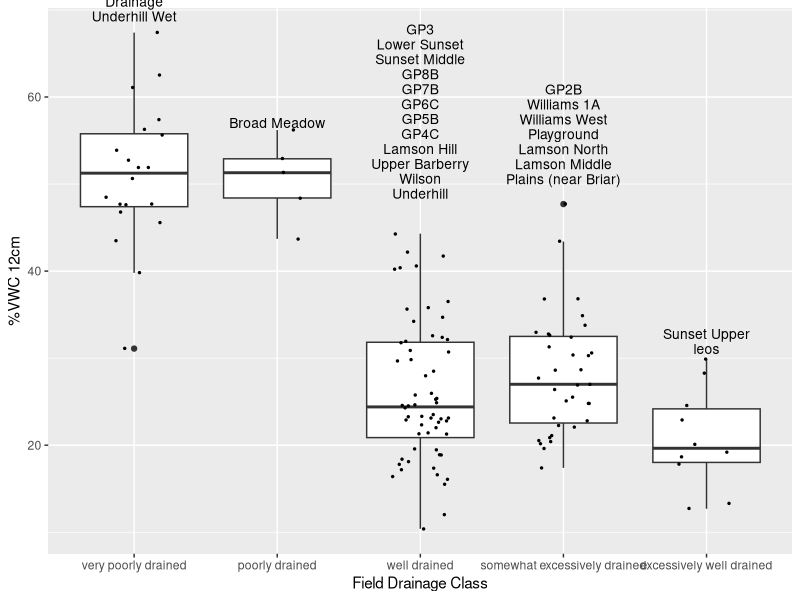
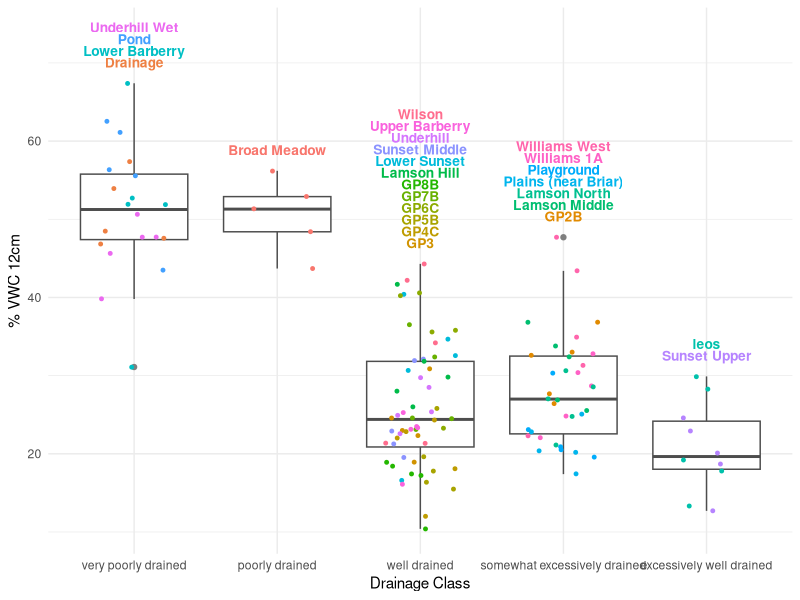
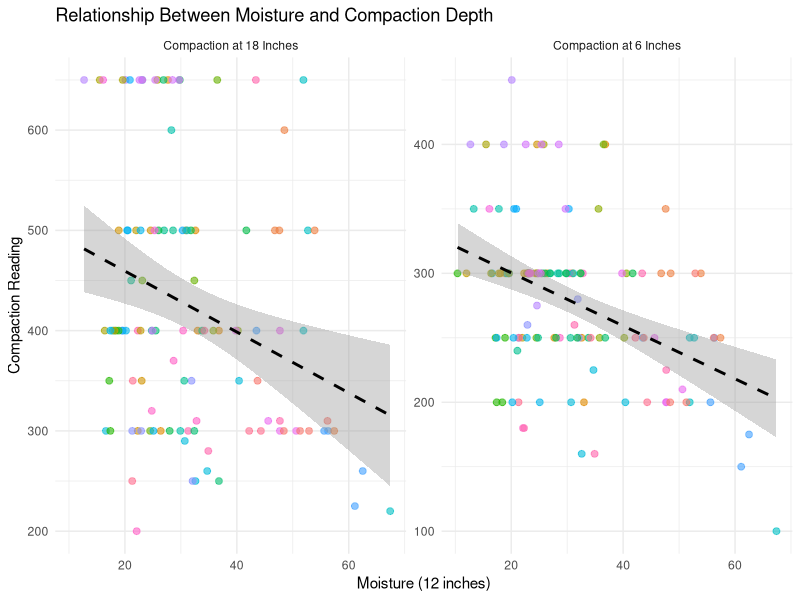

Write R code to recreate these figures, in order. (Note: this script raises an error after producing the figures.)
#compaction
library(tidyverse)
compaction<-read_csv("penetrometer_2026.csv")%>%
  mutate(drainage=factor(drainage, levels=c("very poorly drained", "poorly drained", "well drained", "somewhat excessively drained", "excessively well drained")))

# Calculate both unique field names AND the local max value per drainage class

label_data <- compaction %>%
  filter(!is.na(drainage), !is.na(field)) %>%
  group_by(drainage) %>%
  summarize(
    # Stacks names vertically by separating them with a newline break
    field_labels = str_flatten(unique(field), collapse = "\n"),
    local_max = max(moisture_12, na.rm = TRUE),
    .groups = "drop"
  )

ggplot(compaction, aes(drainage, moisture_12)) +geom_boxplot() + geom_jitter(width=.2, size=.5)+
  xlab("Field Drainage Class") + ylab("%VWC 12cm")+
  geom_text(
    data = label_data, 
    aes(y = local_max, label = field_labels),  
    vjust = -0.2,   # Positions the bottom of the text block slightly above the max point
    lineheight = 0.9, # Tightens the spacing between stacked names
    size = 3.5
  ) +
  coord_cartesian(clip = "off")

# Calculate positions for EACH unique field name separately to allow distinct coloring
label_data2 <- compaction %>%
  filter(!is.na(drainage), !is.na(field)) %>%
  group_by(drainage) %>%
  mutate(base_max = max(moisture_12, na.rm = TRUE)) %>%
  distinct(drainage, field, .keep_all = TRUE) %>%
  arrange(field) %>%
  mutate(
    row_num = row_number(),
    # --- ADJUST GAP SIZES HERE ---
    init_gap = 2.0,      # Clear spacing between the boxplot whisker and the first text label
    stack_gap = 1.5,     # Vertical spacing between the stacked words themselves
    # -----------------------------
    y_pos = base_max + init_gap + ((row_num - 1) * stack_gap)
  ) %>%
  ungroup()

ggplot(compaction, aes(x = drainage, y = moisture_12)) +
  # Standard black/grey boxplot lines and points
  geom_boxplot(color = "grey30", outlier.color = "grey50") +
  # Individual text labels colored by field name
  geom_text(
    data = label_data2, 
    aes(y = y_pos, label = field, color = field),
    vjust = 0,
    size = 3.5,show.legend = FALSE ,
    fontface = "bold"
  ) +
  coord_cartesian(clip = "off") +
  theme_minimal() +
  labs(color = "Field Names")+
  geom_jitter(
    aes(color = field), 
    width = 0.25,      # Spread points slightly horizontally so they don't overlap
    size = 1, show.legend = FALSE 
  ) +xlab("Drainage Class")+ylab("% VWC 12cm")


compaction %>%
  # 1. Select the relevant columns and pivot the two compaction readings into one column
  select(field, drainage, moisture_12, compaction_6, compaction_18) %>%
  pivot_longer(
    cols = c(compaction_6, compaction_18),
    names_to = "compaction_depth",
    values_to = "compaction_reading"
  ) %>%
  # Clean up the labels for the plot facets (optional but looks nicer)
  mutate(compaction_depth = recode(compaction_depth, 
                                   "compaction_6" = "Compaction at 6 Inches", 
                                   "compaction_18" = "Compaction at 18 Inches")) %>%
  # Filter out missing values so the trend lines calculate correctly
  filter(!is.na(moisture_12), !is.na(compaction_reading)) %>%
  
  # 2. Build the scatter plot
  ggplot(aes(x = moisture_12, y = compaction_reading)) +
  geom_point(aes(color = field), alpha = 0.6, size = 2, show.legend = FALSE) +
  # Adds a linear trend line to easily visualize the relationship direction
  geom_smooth(method = "lm", color = "black", linetype = "dashed", se = T) + 
  # Splits the plot into two panels: one for 6" and one for 18"
  facet_wrap(~compaction_depth, scales = "free_y") +
  theme_minimal() +
  labs(
    x = "Moisture (12 inches)",
    y = "Compaction Reading",
    title = "Relationship Between Moisture and Compaction Depth"
  )


compaction %>%
  select(field, drainage, moisture_12, compaction_6, compaction_18) %>%
  pivot_longer(
    cols = c(compaction_6, compaction_18),
    names_to = "compaction_depth",
    values_to = "compaction_reading"
  ) %>%
  mutate(compaction_depth = recode(compaction_depth, 
                                   "compaction_6" = "Compaction at 6 Inches", 
                                   "compaction_18" = "Compaction at 18 Inches")) %>%
  filter(!is.na(moisture_12), !is.na(compaction_reading)) %>%
  
  ggplot(aes(x = moisture_12, y = compaction_reading)) +
  geom_point(aes(color = drainage), size = 1.5, show.legend = T) +
  geom_smooth(method = "lm", color = "black", linetype = "dashed", se = FALSE) + 
  
  # Adds the R2 value to each facet panel automatically
  stat_cor(
    aes(label = ..rr.label..), # Specifies that we only want to display R^2
    label.x.npc = "middle",      # Aligns the text to the right side of the panel
    label.y.npc = "top",        # Aligns the text to the top of the panel
    size = 4,
    color = "black"
  ) +
  
  facet_wrap(~compaction_depth, scales = "free_y") +
  theme_minimal() +
  labs(
    x = "Moisture (12 cm)",
    y = "Compaction Reading",
    title = "Relationship Between Moisture and Compaction Depth"
  )
